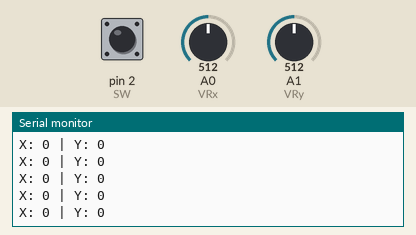
Bench run of a sketch on a simulated Arduino Uno, built with avr-gcc and run on an emulated ATmega328P. Parts: the last lines printed to the serial monitor. The test bench sets the inputs (shaded band); at power-on: pin 2 (SW) HIGH, A0 (VRx) = 512, A1 (VRy) = 512.

Above: at 1.2 s.
1.3 s: pin 2 (SW) pulled LOW for 0.15 s
2.9 s: A0 (VRx) set to 716
At 2.92 s:
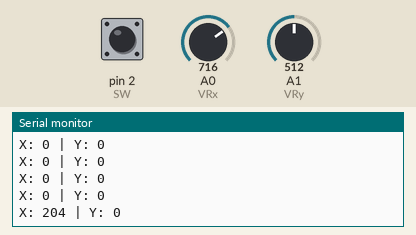
4.4 s: A1 (VRy) set to 716
At 4.43 s:
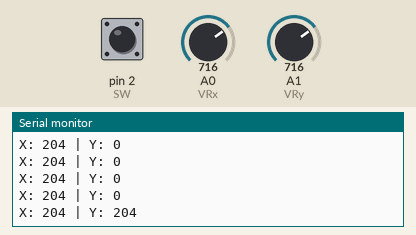
5.9 s: A0 (VRx) set to 900
At 5.94 s:
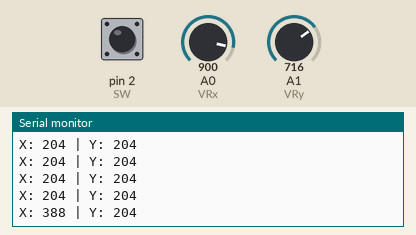
7.4 s: pin 2 (SW) pulled LOW for 1 s
11.4 s: A1 (VRy) set to 900
At 11.48 s:
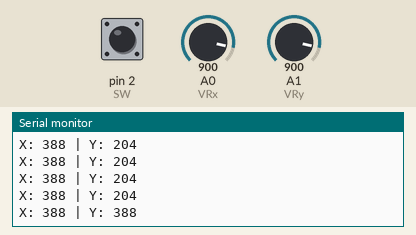
Timing chart, 0 to 13.9 s (numbered marks = the images above; inputs shaded):
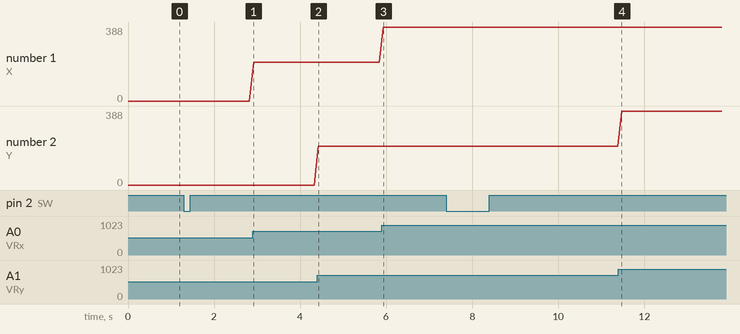

Measured:
- after the input at 2.9 s, the serial monitor: prints a new line at once (image 1)
- after the input at 4.4 s, the serial monitor: prints a new line at once (image 2)
- after the input at 5.9 s, the serial monitor: prints a new line at once (image 3)
- after the input at 11.4 s, the serial monitor: prints a new line after 0.08 s (image 4)
- plotted number 1: 0 → 204 after the input at 2.9 s, 204 → 388 after the input at 5.9 s

The sketch:

05_Joystick.ino
```cpp
int VRx = A0;
int VRy = A1;
int SW = 2;

int x_position = 0;
int y_position = 0;
int button = 0;
int x = 0;
int y = 0;

void setup() {
	Serial.begin(9600);
	pinMode(VRx, INPUT);
	pinMode(VRy, INPUT);
	pinMode(SW, INPUT_PULLUP);
}

void loop() {
	x_position = analogRead(VRx);
	y_position = analogRead(VRy);
	button = digitalRead(SW);

	x = map(x_position, 0, 1023, -512, 512);
	y = map(y_position, 0, 1023, -512, 512);
	Serial.print("\nX: ");
	Serial.print(x);
	Serial.print(" | Y: ");
	Serial.print(y);
	if(!button) {
		Serial.print("\n버튼이 눌렸습니다!");
	}
	delay(100);
}
```
